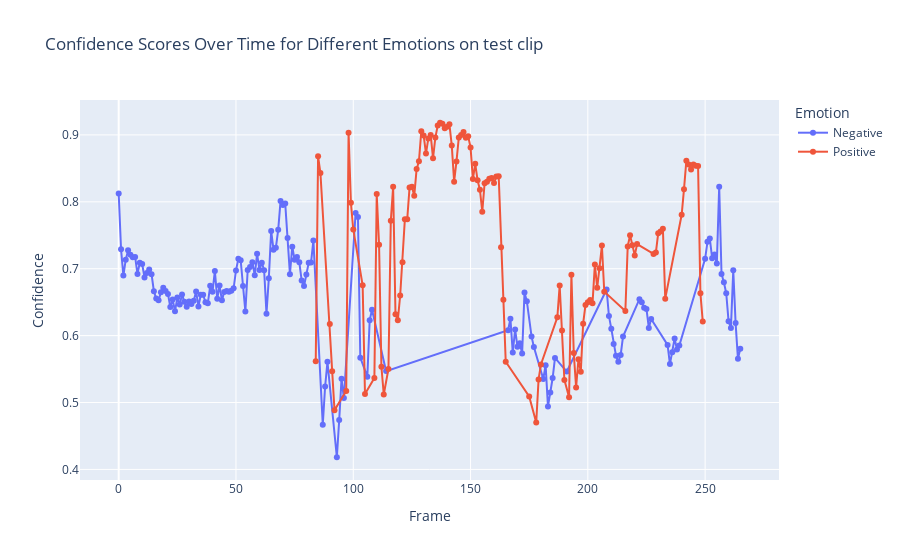

Here is the notebook cell this chart was saved with:
### Code cell
plot_predictions(df, 'test')

### Figure 1 — Plotly figure (JSON) as saved in the notebook; plotly's stock layout.template omitted (floating-point values rounded to 4 significant figures; data arrays with more than 128 entries replaced by an {"elided": "..."} marker saying what was removed)
{"data": [{"hovertemplate": "Emotion=Negative<br>Frame=%{x}<br>Confidence=%{y}<extra></extra>", "legendgroup": "Negative", "line": {"color": "#636efa", "dash": "solid"}, "marker": {"symbol": "circle"}, "mode": "lines+markers", "name": "Negative", "orientation": "v", "showlegend": true, "type": "scatter", "x": {"elided": "152 int values"}, "xaxis": "x", "y": {"elided": "152 float values"}, "yaxis": "y"}, {"hovertemplate": "Emotion=Positive<br>Frame=%{x}<br>Confidence=%{y}<extra></extra>", "legendgroup": "Positive", "line": {"color": "#EF553B", "dash": "solid"}, "marker": {"symbol": "circle"}, "mode": "lines+markers", "name": "Positive", "orientation": "v", "showlegend": true, "type": "scatter", "x": [84, 85, 86, 90, 91, 92, 97, 98, 99, 100, 104, 105, 109, 110, 111, 112, 113, 115, 116, 117, 118, 119, 120, 121, 122, 123, 124, 125, 126, 127, 128, 129, 130, 131, 132, 133, 134, 135, 136, 137, 138, 139, 140, 141, 142, 143, 144, 145, 146, 147, 148, 149, 150, 151, 152, 153, 154, 155, 156, 157, 158, 159, 160, 161, 162, 163, 164, 165, 175, 178, 179, 180, 187, 188, 189, 190, 192, 193, 194, 195, 196, 197, 198, 199, 200, 201, 202, 203, 204, 205, 206, 207, 216, 217, 218, 219, 220, 221, 228, 229, 230, 231, 232, 233, 240, 241, 242, 243, 244, 245, 246, 247, 248, 249], "xaxis": "x", "y": [0.5618, 0.8681, 0.8431, 0.6175, 0.5469, 0.4886, 0.5171, 0.9034, 0.7985, 0.7586, 0.6753, 0.5127, 0.5367, 0.8115, 0.7359, 0.5535, 0.512, 0.5501, 0.7716, 0.8224, 0.6318, 0.623, 0.6601, 0.7098, 0.774, 0.774, 0.8215, 0.8226, 0.809, 0.8489, 0.8606, 0.9054, 0.8993, 0.8721, 0.8947, 0.9, 0.8652, 0.8961, 0.9141, 0.9182, 0.9165, 0.9099, 0.9122, 0.9159, 0.8841, 0.8302, 0.8604, 0.8963, 0.8998, 0.9045, 0.8956, 0.8981, 0.8813, 0.8341, 0.8569, 0.8322, 0.8179, 0.7851, 0.8279, 0.8302, 0.8345, 0.8357, 0.8283, 0.8377, 0.8384, 0.7322, 0.6538, 0.561, 0.5091, 0.4701, 0.5346, 0.5568, 0.6274, 0.675, 0.6079, 0.5339, 0.5079, 0.6911, 0.5741, 0.5225, 0.5646, 0.546, 0.6178, 0.6458, 0.6498, 0.6534, 0.6484, 0.7062, 0.6715, 0.7007, 0.7347, 0.6658, 0.6368, 0.7333, 0.75, 0.7353, 0.7199, 0.7368, 0.7222, 0.7241, 0.753, 0.7557, 0.7597, 0.6553, 0.7806, 0.8189, 0.8612, 0.8557, 0.8482, 0.8556, 0.8541, 0.8536, 0.6632, 0.6209], "yaxis": "y"}], "layout": {"legend": {"title": {"text": "Emotion"}, "tracegroupgap": 0}, "title": {"text": "Confidence Scores Over Time for Different Emotions on test clip"}, "xaxis": {"anchor": "y", "domain": [0, 1], "title": {"text": "Frame"}}, "yaxis": {"anchor": "x", "domain": [0, 1], "title": {"text": "Confidence"}}}}
